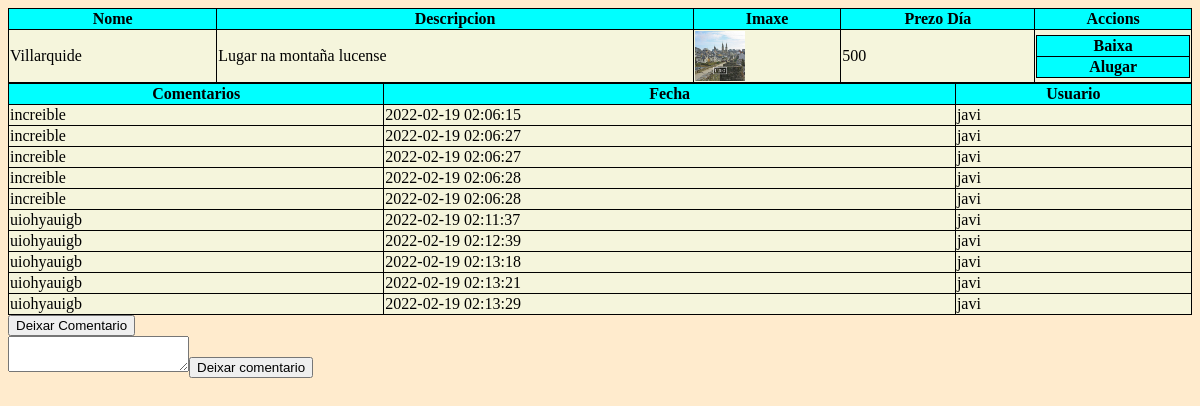
/reserva.php?id=7&action=deixarComentario (signed in), run on the app's committed database.
### tables this page shows
CREATE TABLE IF NOT EXISTS `productos` (
  `idProducto` int NOT NULL AUTO_INCREMENT,
  `nome` text NOT NULL,
  `descripcion` text NOT NULL,
  `imaxe` text NOT NULL,
  `prezo_dia` int NOT NULL,
  `alugado` int NOT NULL DEFAULT '0',
  PRIMARY KEY (`idProducto`)
);

CREATE TABLE IF NOT EXISTS `comentarios` (
  `id` int NOT NULL AUTO_INCREMENT,
  `user` text NOT NULL,
  `comments` text NOT NULL,
  `data` datetime NOT NULL,
  `idProducto` int NOT NULL,
  PRIMARY KEY (`id`)
);

### reserva.php (the view, shortened to what this page needs)
<?php
require "constantes.php";
if (isset($_SESSION['rol'])) {
    if(!empty($_GET['id'])){
              $id = $_GET['id'];
              try {
                $pdo = entrarBase($servidor, $base, $usuario, $passwd);
                $pdoStatement = $pdo->prepare("SELECT * from productos where idProducto like ?");
                $pdoStatement->bindParam(1, $id);
                if (!$pdoStatement->execute()) {
                    echo "Houbo un erro o gardar os datos";
                } else {
                    echo '<link rel="stylesheet" type="text/css" href="css/css.css"></head>';
                    echo "<table><tr><th>Nome</th><th>Descripcion</th><th>Imaxe</th><th>Prezo Día</th><th>Accions</th></tr>";
                    while ($fila = $pdoStatement->fetch(PDO::FETCH_ASSOC))
                        echo "<tr><td>" . $fila['nome'] . " </td><td>" . $fila['descripcion'] . "</td><td><img src='" . $fila['imaxe'] . "' style='width:50px; height:50px;'></img></td><td>" . $fila['prezo_dia'] . "</td><td><table><tr><th><a href='reserva.php?id=$id&action=baixa'>Baixa</a></th></tr><tr><th><a href='reserva.php?id=$id&action=alugar'>Alugar</a></th></tr></table></td></tr>";
                    echo "<table>";
                }
            } catch (PDOException $e) {
                echo "Erro ao conectar co servidor MySQL: " . $e->getMessage();
            }
            try {
                $pdo = entrarBase($servidor, $base, $usuario, $passwd);
                $pdoStatement = $pdo->prepare("SELECT * from comentarios where idProducto like :id");
                $id=$_GET['id'];
                $datosComentarios=array('id'=>$id);
                if (!$pdoStatement->execute($datosComentarios)) {
                    echo "Houbo un erro o gardar os datos";
                } else {
                    echo "<table><tr><th>Comentarios</th><th>Fecha</th><th>Usuario</th></tr>";
                    while ($fila = $pdoStatement->fetch(PDO::FETCH_ASSOC))
                        echo "<tr><td>" . $fila['comments'] . " </td><td>" . $fila['data'] . " </td><td>" . $fila['user'] . "</td></tr>";
                    echo "<table>";
                    echo "<div>
                    <button> <a href='reserva.php?id=". $id ."&action=deixarComentario' >Deixar Comentario</a></button>
                    </div>";
                }
            } catch (PDOException $e) {
                echo "Erro ao conectar co servidor MySQL: " . $e->getMessage();
            }
    }
}
?>
<?php
if(isset($_GET['action']) && $_GET['action']== 'deixarComentario'){
    echo '<form id="estiloForm" action="reserva.php" method="get">
    <textarea type="text" name="comentario" id="" placeholder="Comentario"> </textarea>
    <button type="submit"  name="altaComentario">Deixar comentario</button>
</form>';
}
?>

### css/css.css (style rules this page uses)
table { border-collapse: collapse; border-spacing: 0; border: 1px solid black; width: 100%; border-collapse: collapse; }
a { text-decoration: none; color: black; }
form { margin: 20%; }
th, td, tr { border: 1px solid black; }
th { background-color: aqua; }
td { background-color: beige; }
#estiloForm { margin: 20px 20px 30px 20%; }

### data on the page
productos: nome "Villarquide", descripcion "Lugar na montaña lucense", imaxe (picture), prezo_dia "500"
comentarios: comments "increible", data "2022-02-19 02:06:15", user "javi"
comentarios: comments "increible", data "2022-02-19 02:06:27", user "javi"
comentarios: comments "increible", data "2022-02-19 02:06:27", user "javi"
comentarios: comments "increible", data "2022-02-19 02:06:28", user "javi"
comentarios: comments "increible", data "2022-02-19 02:06:28", user "javi"
comentarios: comments "uiohyauigb", data "2022-02-19 02:11:37", user "javi"
comentarios: comments "uiohyauigb", data "2022-02-19 02:12:39", user "javi"
comentarios: comments "uiohyauigb", data "2022-02-19 02:13:18", user "javi"
comentarios: comments "uiohyauigb", data "2022-02-19 02:13:21", user "javi"
comentarios: comments "uiohyauigb", data "2022-02-19 02:13:29", user "javi"
